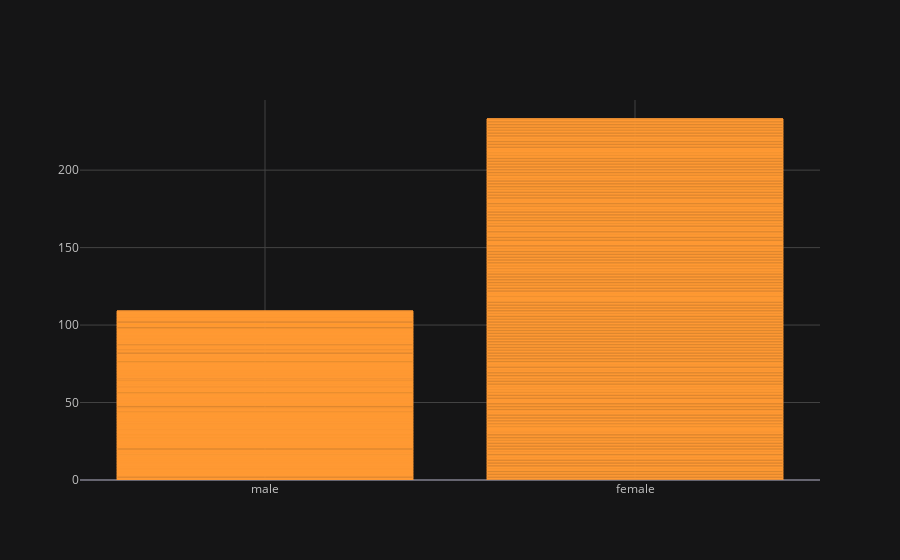

The notebook cell this image was saved under:
### Code cell
titanic.iplot(x='sex',y='survived', mode='markers',kind='bar')

### Figure 1 — Plotly figure (JSON) as saved in the notebook; plotly's stock layout.template omitted (floating-point values rounded to 4 significant figures; data arrays with more than 128 entries replaced by an {"elided": "..."} marker saying what was removed)
{"data": [{"marker": {"color": "rgba(255, 153, 51, 0.6)", "line": {"color": "rgba(255, 153, 51, 1.0)", "width": 1}}, "name": "survived", "orientation": "v", "text": "", "type": "bar", "x": {"elided": "891 str values"}, "y": {"elided": "891 int values"}}], "layout": {"legend": {"bgcolor": "#151516", "font": {"color": "#D9D9D9"}}, "paper_bgcolor": "#151516", "plot_bgcolor": "#151516", "title": {"font": {"color": "#D9D9D9"}}, "xaxis": {"gridcolor": "#434343", "showgrid": true, "tickfont": {"color": "#C2C2C2"}, "title": {"font": {"color": "#D9D9D9"}, "text": ""}, "zerolinecolor": "#666570"}, "yaxis": {"gridcolor": "#434343", "showgrid": true, "tickfont": {"color": "#C2C2C2"}, "title": {"font": {"color": "#D9D9D9"}, "text": ""}, "zerolinecolor": "#666570"}}}
